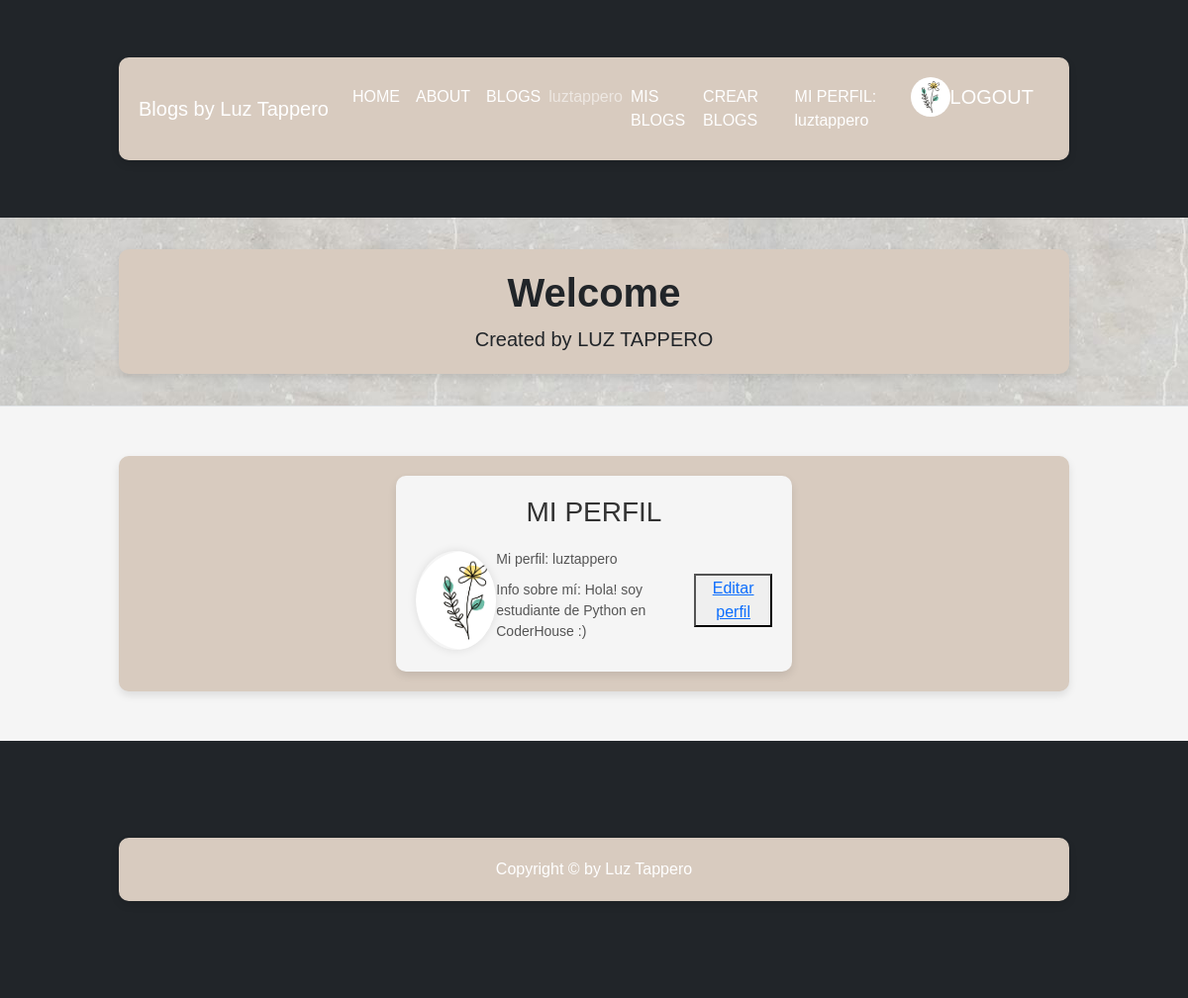
Screenshot of /profile/1 (signed in) with the database file from the repository.
### Blog/models.py (models this page shows, shortened)
class Perfil (models.Model):
    usuario= models.ForeignKey(User, on_delete= models.CASCADE)
    about_me= models.CharField(max_length=2200)

### Home/views.py (the view)
def profile_view(request, id=None):
    if id:
        user= User.objects.get(id=id)
        profile= Perfil.objects.filter(usuario=user).first()
        avatar= Avatar.objects.filter(user=user).first()
        avatar_url= avatar.imagen.url if avatar is not None else ""
        context= {'profile': profile, 'avatar_url': avatar_url}
        return render (request, 'Home/profile.html', context)
    else:
        return HttpResponse("Id no proporcionado en la URL.")

### Home/templates/Home/profile.html (shortened to what this page needs)
{% extends 'Blog/blog.html' %}
{% block contenidoQueCambia %}
    <div class="profile-container">
        <div class="profile-header">
            <h3>MI PERFIL</h3>
        </div>
        <div class="profile-content">
            <div class="profile-image-container">
                <img src="{{ avatar_url }}" alt="Avatar" class="profile-image"/>
            </div>
            <div class="profile-info">
                <p class="profile-username">Mi perfil: {{ profile.usuario }}</p>
                <p class="profile-about">Info sobre mí: {{ profile.about_me }}</p>
            </div>
            <div class="buttons-container">
                <button class="Editar Perfil">
                    <a href="{% url 'profile_update' %}">Editar perfil</a>
                </button>
            </div>
        </div>
    </div>
{% endblock %}

### Home/templates/Home/navbar.html (shortened to what this page needs)
 <nav class="navbar navbar-expand-lg navbar-dark bg-dark">
    <div class="container">
        <a class="navbar-brand" href="#!">Blogs by Luz Tappero</a>
        <div class="collapse navbar-collapse" id="navbarSupportedContent">
            <ul class="navbar-nav ms-auto mb-2 mb-lg-0">
                <li class="nav-item"><a class="nav-link active" href="{% url 'Home' %}">HOME</a></li>
                <li class="nav-item"><a class="nav-link active" href="{% url 'about_me' %}">ABOUT</a></li>
                <li class="nav-item"><a class="nav-link active" href="{% url 'blog_list' %}">BLOGS</a></li>
                {% if user.is_authenticated %}
                    <span class="navbar-text"> {{user.username}}</span>
                    <li class="nav-item"><a class="nav-link active" href="{% url 'mis_blog_list' id=user.id %}">MIS BLOGS</a></li>
                    <li class="nav-item"><a class="nav-link active" aria-current="page" href="{% url 'blog_create' %}">CREAR BLOGS</a></li>
                    <li class="nav-item"><a class="nav-link active" href="{% url 'profile' id=user.id %}">MI PERFIL: {{user.username}}</a></li>
                    <img src="{{avatar_url}}" style="height: 40px; width: auto; border-radius: 50% ; vertical-align: middle;"/>
                    <a class = "navbar-brand" href="{% url 'logout' %}">LOGOUT</a>
                {% else %}
                    <a class = "navbar-brand" href="{% url 'login' %}">LOGIN</a>
                    <a class = "navbar-brand" href="{% url 'registro' %}">SIGNIN</a>
                {% endif %}
            </ul>
        </div>
    </div>
</nav>

### Blog/templates/Blog/blog.html (style rules this page uses)
body { font-family: 'Arial', sans-serif; background-color: #f5f5f5; margin: 0; padding: 0; }
.container { background-color: #d8cbbf; border-radius: 10px; box-shadow: 0 4px 8px rgba(0, 0, 0, 0.1); margin: 50px auto; padding: 20px; width: 80%; }

### Home/templates/Home/profile.html (style rules this page uses)
.profile-container { background-color: #f5f5f5; border-radius: 10px; padding: 20px; box-shadow: 0 4px 8px rgba(0, 0, 0, 0.1); max-width: 400px; margin: auto; }
.profile-header h3 { color: #333; text-align: center; }
.profile-content { display: flex; align-items: center; justify-content: space-around; margin-top: 20px; }
.profile-image-container { overflow: hidden; border-radius: 50%; box-shadow: 0 0 10px rgba(0, 0, 0, 0.1); }
.profile-image { height: 100px; width: 100px; border-radius: 50%; object-fit: cover; display: block; margin: auto; }
.profile-info { text-align: left; max-width: 200px; }
.profile-username, .profile-about { margin-bottom: 10px; font-size: 14px; color: #555; }

### rows the page displays
Perfil: usuario "luztappero", about_me "Hola! soy estudiante de Python en CoderHouse :)"

### other values shown
{{ user.username }} "luztappero"
